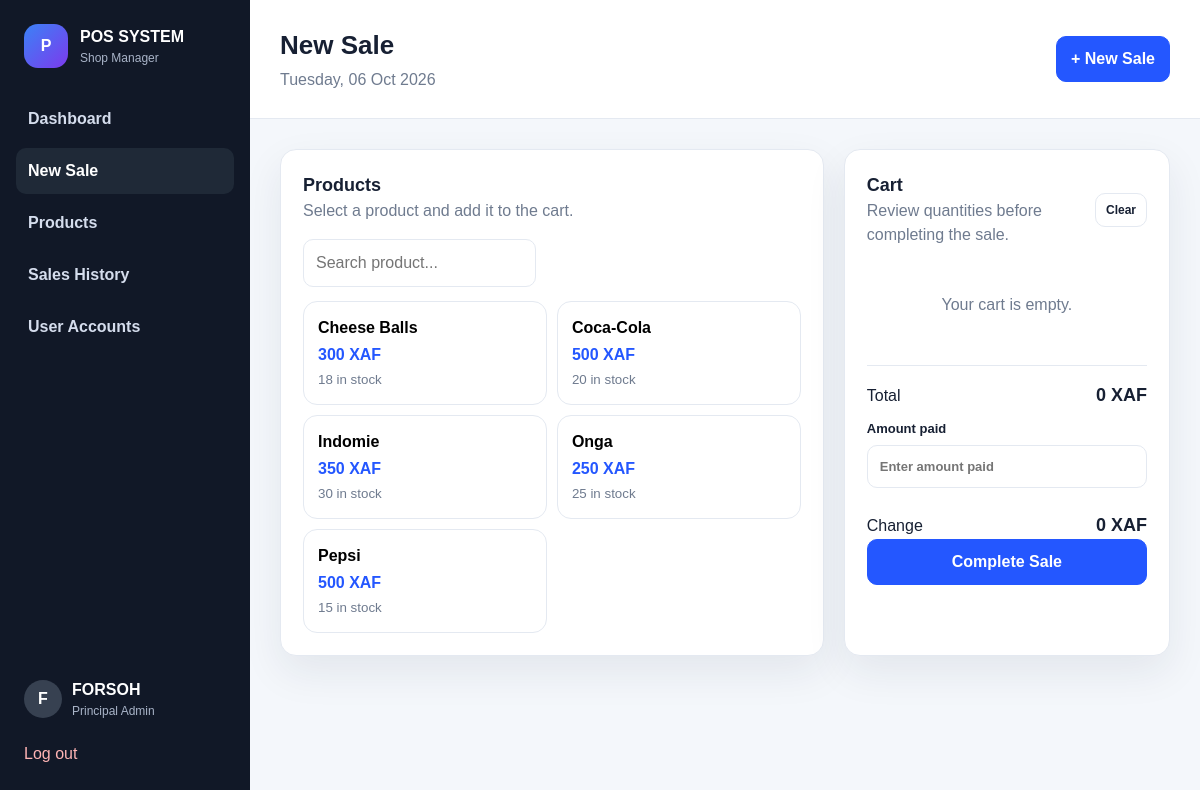
Page /sale.php (signed in) on the committed database.
### tables this page shows
CREATE TABLE products (  
id INT UNSIGNED AUTO_INCREMENT PRIMARY KEY,  
name VARCHAR(150) NOT NULL,  
price DECIMAL(12,2) NOT NULL DEFAULT 0,  
quantity INT NOT NULL DEFAULT 0,  
created_at TIMESTAMP DEFAULT CURRENT_TIMESTAMP,  
updated_at TIMESTAMP DEFAULT CURRENT_TIMESTAMP ON UPDATE CURRENT_TIMESTAMP,  
INDEX idx_products_name (name)  
);

### includes/auth.php (called while the page is built, shortened)
<?php
function e(string $value): string {
    return htmlspecialchars($value, ENT_QUOTES, 'UTF-8');
}
?>

### sale.php (the view, shortened to what this page needs)
<?php
require_once __DIR__ . '/config/database.php';
require_once __DIR__ . '/includes/auth.php';
$products = $pdo->query('SELECT id, name, price, quantity FROM products WHERE quantity > 0 ORDER BY name ASC')->fetchAll();
require __DIR__ . '/includes/header.php';
?>
<div class="sale-layout">
<div class="panel">
<div class="panel-head"><div><h2>Products</h2><span class="muted">Select a product and add it to the cart.</span></div></div>
<input id="productSearch" class="search-input" type="search" placeholder="Search product...">
<div id="productGrid" class="product-grid">
<?php foreach ($products as $product): ?>
<button type="button" class="product-tile" data-id="<?= (int)$product['id'] ?>" data-name="<?= e($product['name']) ?>" data-price="<?= e((string)$product['price']) ?>" data-stock="<?= (int)$product['quantity'] ?>">
<strong><?= e($product['name']) ?></strong>
<span><?= number_format((float)$product['price'], 0) ?> XAF</span>
<small><?= (int)$product['quantity'] ?> in stock</small>
</button>
<?php endforeach; ?>
</div>
</div>
<div class="panel cart-panel">
<div class="panel-head"><div><h2>Cart</h2><span class="muted">Review quantities before completing the sale.</span></div><button type="button" class="btn small" onclick="clearCart()">Clear</button></div>
<div id="cartEmpty" class="empty">Your cart is empty.</div>
<div class="sale-summary">
<div><span>Total</span><strong id="cartTotal">0 XAF</strong></div>
<label>Amount paid<input id="amountPaid" type="number" min="0" step="1" placeholder="Enter amount paid"></label>
<div><span>Change</span><strong id="changeAmount">0 XAF</strong></div>
</div>
<form id="saleForm" method="post" action="save_sale.php">
<button class="btn primary full" type="submit">Complete Sale</button>
</form>
</div>
</div>
<?php require __DIR__ . '/includes/footer.php';  ?>

### assets/css/style.css (style rules this page uses)
* { box-sizing: border-box; }
:root { --bg: #f4f7fb; --card: #ffffff; --text: #172033; --muted: #6f7b8f; --line: #e4e9f1; --primary: #2457ff; --primary-dark: #1742cf; --success: #138a52; --warning: #b87400; --danger: #c73535; --shadow: 0 16px 40px rgba(25, 40, 70, 0.08); }
body { margin: 0; font-family: Arial, Helvetica, sans-serif; background: var(--bg); color: var(--text); line-height: 1.5; }
button, input, select { font: inherit; }
.two-col, .sale-layout { display: grid; grid-template-columns: minmax(0, 1.25fr) minmax(320px, 0.75fr); gap: 20px; }
.panel { background: var(--card); border: 1px solid var(--line); border-radius: 16px; box-shadow: var(--shadow); padding: 22px; }
.panel-head { display: flex; justify-content: space-between; align-items: center; gap: 12px; margin-bottom: 16px; }
.panel-head h2 { margin: 0; font-size: 18px; }
.muted { color: var(--muted); }
.small { font-size: 12px; }
.search-form input, .search-input { flex: 1; min-width: 0; padding: 11px 12px; border: 1px solid var(--line); border-radius: 10px; outline: none; }
label { display: grid; gap: 6px; font-size: 13px; font-weight: 700; margin-bottom: 14px; }
label input, label select { width: 100%; padding: 11px 12px; border: 1px solid var(--line); border-radius: 10px; background: #fff; }
.btn { display: inline-flex; align-items: center; justify-content: center; gap: 6px; padding: 10px 14px; border: 1px solid var(--line); border-radius: 10px; background: #fff; color: var(--text); cursor: pointer; font-weight: 800; text-decoration: none; }
.btn.primary { background: var(--primary); color: #fff; border-color: var(--primary); }
.btn.full { width: 100%; }
.btn.small { padding: 7px 10px; font-size: 12px; }
.empty { padding: 30px 10px; text-align: center; color: var(--muted); }
.product-grid { display: grid; grid-template-columns: repeat(2, minmax(0, 1fr)); gap: 10px; margin-top: 14px; }
.product-tile { text-align: left; padding: 14px; border: 1px solid var(--line); border-radius: 14px; background: #fff; cursor: pointer; display: flex; flex-direction: column; gap: 3px; }
.product-tile span { font-weight: 800; color: var(--primary); }
.product-tile small { color: var(--muted); }
.sale-summary { display: grid; gap: 10px; margin-top: 18px; padding-top: 16px; border-top: 1px solid var(--line); }
.sale-summary > div { display: flex; justify-content: space-between; align-items: center; }
.sale-summary strong { font-size: 18px; }

### rows in the picture
products: name "Cheese Balls", price "300", quantity "18"
products: name "Coca-Cola", price "500", quantity "20"
products: name "Indomie", price "350", quantity "30"
products: name "Onga", price "250", quantity "25"
products: name "Pepsi", price "500", quantity "15"

### other values in the picture
substr($user['name'], 0, 1) "F"
$user['name'] "FORSOH"
str_replace('_', ' ', $user['role']) "Principal Admin"
$pageTitle "New Sale"
